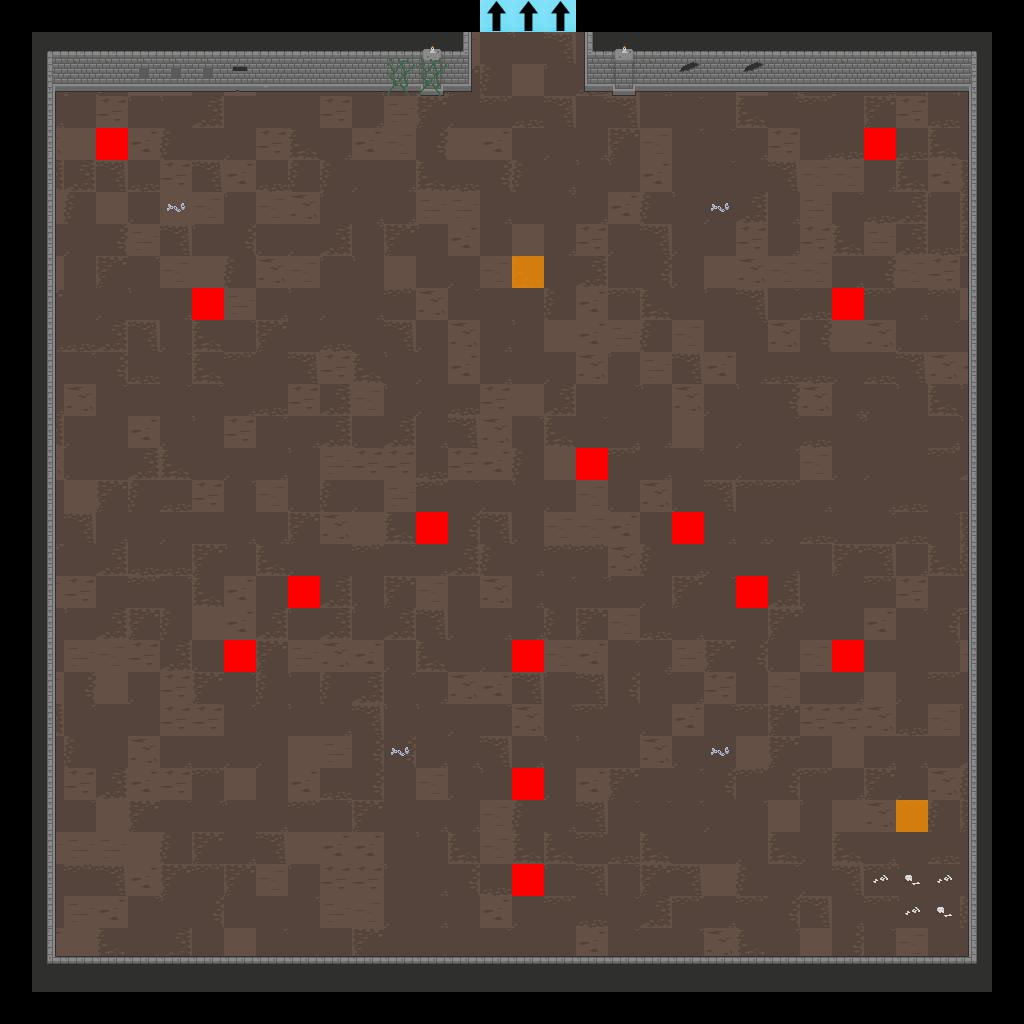

Tiled map render using the project's own tile images. Description and the map definition, with tile-layer contents summarised, below:
An orthogonal 32x32 tile map with 32x32 px tiles, 7 tile layers (Floor, Walls, Doors, Pillars, ...), 2 tilesets.

<map version="1.2" tiledversion="2019.04.18" orientation="orthogonal" renderorder="right-down" width="32" height="32" tilewidth="32" tileheight="32" infinite="0" nextlayerid="22" nextobjectid="1">
 <tileset firstgid="1" source="Dungeon_Tileset_2.tsx" />
 <tileset firstgid="321" source="flags.tsx" />
 <layer id="15" name="Floor" width="32" height="32">
  <data>[1024 cells, 900 non-empty, 25 distinct tile ids]</data>
 </layer>
 <layer id="16" name="Walls" width="32" height="32">
  <data>[1024 cells, 170 non-empty, 35 distinct tile ids]</data>
 </layer>
 <layer id="17" name="Doors" width="32" height="32">
  <data>[1024 cells, 0 non-empty, 0 distinct tile ids]</data>
 </layer>
 <layer id="18" name="Pillars" width="32" height="32">
  <data>[1024 cells, 0 non-empty, 0 distinct tile ids]</data>
 </layer>
 <layer id="19" name="Candles" width="32" height="32">
  <data>[1024 cells, 2 non-empty, 1 distinct tile ids]</data>
 </layer>
 <layer id="20" name="Debris" width="32" height="32">
  <data>[1024 cells, 13 non-empty, 5 distinct tile ids]</data>
 </layer>
 <layer id="21" name="Flags" width="32" height="32">
  <data>[1024 cells, 19 non-empty, 3 distinct tile ids]</data>
 </layer>
</map>
